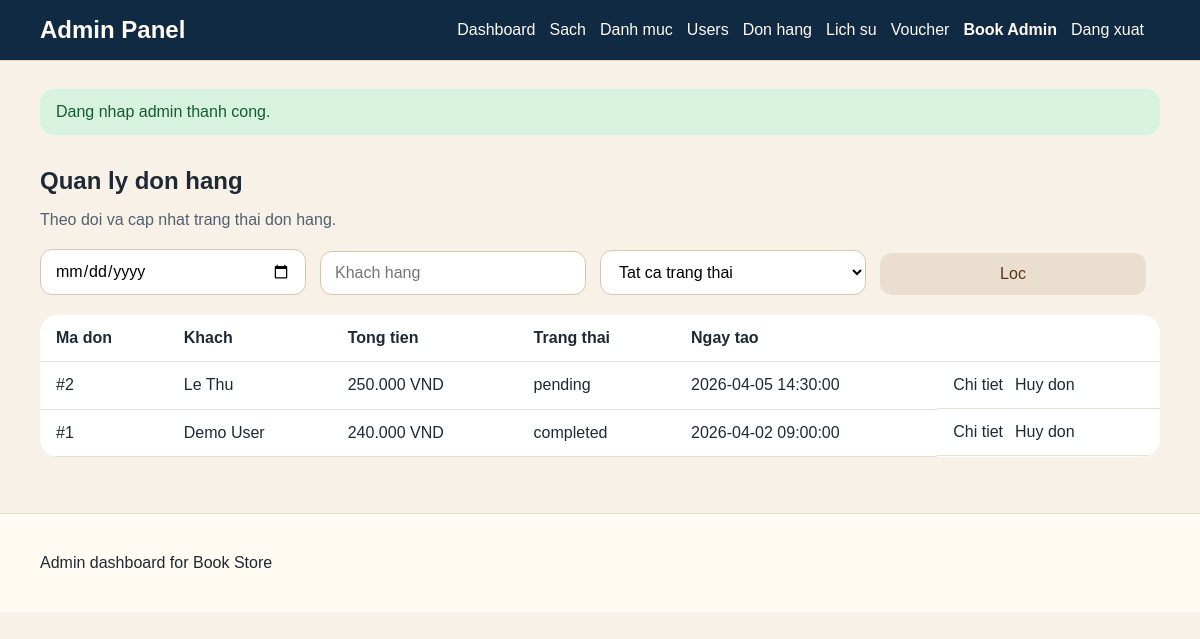
The page /index.php?route=admin-orders (signed in) on the database its author committed.
### tables this page shows
CREATE TABLE IF NOT EXISTS orders (
    id INT AUTO_INCREMENT PRIMARY KEY,
    user_id INT NOT NULL,
    customer_name VARCHAR(120) NOT NULL,
    customer_email VARCHAR(160) NOT NULL,
    customer_phone VARCHAR(30) DEFAULT NULL,
    customer_address TEXT NOT NULL,
    voucher_code VARCHAR(50) DEFAULT NULL,
    discount_amount DECIMAL(10,2) NOT NULL DEFAULT 0,
    total_amount DECIMAL(10,2) NOT NULL,
    status VARCHAR(30) NOT NULL DEFAULT 'pending',
    created_at DATETIME NOT NULL DEFAULT CURRENT_TIMESTAMP,
    CONSTRAINT fk_orders_user FOREIGN KEY (user_id) REFERENCES users(id)
);

### src/core/AdminController.php (called while the page is built, shortened)
<?php
abstract class AdminController extends Controller
{
    protected function renderAdmin(string $view, array $data = []): void
    {
        extract($data, EXTR_SKIP);
        $viewFile = __DIR__ . '/../views/' . $view . '.php';
        require __DIR__ . '/../layouts/admin/header.php';
        require $viewFile;
        require __DIR__ . '/../layouts/admin/footer.php';
    }
}

### src/controllers/AdminOrderController.php (called while the page is built, shortened)
<?php
class AdminOrderController extends AdminController
{
    public function index(): void
    {
        $filters = [
            'status' => $_GET['status'] ?? '',
            'customer' => $_GET['customer'] ?? '',
            'date' => $_GET['date'] ?? '',
        ];
        $this->renderAdmin('admin/orders/index', [
            'pageTitle' => 'Quan ly don hang',
            'orders' => (new Order($this->pdo))->all($filters),
            'filters' => $filters,
        ]);
    }
}

### src/index.php (called while the page is built, shortened)
<?php
require_once __DIR__ . '/config/database.php';
require_once __DIR__ . '/helpers/helpers.php';
require_once __DIR__ . '/core/AdminController.php';
require_once __DIR__ . '/models/Order.php';
require_once __DIR__ . '/controllers/AdminOrderController.php';
$route = $_GET['route'] ?? 'home';
[$controllerClass, $method] = $routes[$route];
$controller = new $controllerClass($pdo);
$controller->$method();

### src/helpers/helpers.php (called while the page is built, shortened)
<?php
function route_url(string $route, array $params = []): string
{
    return '/index.php?' . http_build_query(array_merge(['route' => $route], $params));
}
function e(?string $value): string
{
    return htmlspecialchars((string) $value, ENT_QUOTES, 'UTF-8');
}
function format_price(float $price): string
{
    return number_format($price, 0, ',', '.') . ' VND';
}

### src/models/Order.php (called while the page is built, shortened)
<?php
class Order
{
    public function all(array $filters = []): array
    {
        $conditions = [];
        $params = [];
        $where = $conditions ? ' WHERE ' . implode(' AND ', $conditions) : '';
        $sql = 'SELECT o.*, u.name AS user_name
                FROM orders o
                INNER JOIN users u ON u.id = o.user_id' . $where . ' ORDER BY o.created_at DESC';
        $stmt = $this->pdo->prepare($sql);
        $stmt->execute($params);
        return $stmt->fetchAll();
    }
}

### src/views/admin/orders/index.php (the view, shortened to what this page needs)
<section class="section">
    <div class="section__header"><h1>Quan ly don hang</h1><p>Theo doi va cap nhat trang thai don hang.</p></div>
    <form method="GET" action="/index.php" class="admin-filters">
        <input type="date" name="date" value="<?php echo e($filters['date']); ?>">
        <input type="text" name="customer" value="<?php echo e($filters['customer']); ?>" placeholder="Khach hang">
        <select name="status">
            <option value="">Tat ca trang thai</option>
        </select>
        <button type="submit" class="button button-secondary">Loc</button>
    </form>
    <table>
        <thead><tr><th>Ma don</th><th>Khach</th><th>Tong tien</th><th>Trang thai</th><th>Ngay tao</th><th></th></tr></thead>
        <tbody>
        <?php foreach ($orders as $order): ?>
            <tr>
                <td>#<?php echo (int) $order['id']; ?></td>
                <td><?php echo e($order['customer_name']); ?></td>
                <td><?php echo e(format_price((float) $order['total_amount'])); ?></td>
                <td><?php echo e($order['status']); ?></td>
                <td><?php echo e($order['created_at']); ?></td>
                <td class="table-actions">
                    <a href="<?php echo e(route_url('admin-orders-show', ['id' => (int) $order['id']])); ?>">Chi tiet</a>
                    <a href="<?php echo e(route_url('admin-orders-cancel', ['id' => (int) $order['id']])); ?>" onclick="return confirm('Huy don nay?')">Huy don</a>
                </td>
            </tr>
        <?php endforeach; ?>
        </tbody>
    </table>
</section>

### src/assets/css/style.css (style rules this page uses)
body { margin: 0; font-family: Arial, sans-serif; background: #f7f1e8; color: #1f2933; }
a { color: inherit; text-decoration: none; }
button, input, select, textarea { font: inherit; }
table { width: 100%; border-collapse: collapse; background: #fff; border-radius: 18px; overflow: hidden; }
th, td { padding: 14px 16px; border-bottom: 1px solid #eadfce; text-align: left; vertical-align: top; }
.header-search input, .filter-form input, .filter-form select, .auth-form input, .checkout-form input, .checkout-form textarea, .add-to-cart-form input, .admin-form input, .admin-form textarea, .admin-form select, .admin-filters input, .admin-filters select { width: 100%; padding: 12px 14px; border: 1px solid #d9c6ae; border-radius: 12px; background: #fff; box-sizing: border-box; }
.header-search button, .button { padding: 12px 18px; border: none; border-radius: 12px; cursor: pointer; }
.hero h1, .section__header h1, .section__header h2, .book-detail__content h1, .auth-card h1 { margin: 0 0 12px; }
.section { margin-top: 32px; }
.section__header { margin-bottom: 20px; }
.section__header p, .hero p, .book-card__author, .book-detail__description, .review-card p, .empty-state p, .auth-card p, .notice-box p, .cart-book p { color: #52606d; }
.filter-form, .auth-form, .checkout-form, .add-to-cart-form, .admin-form, .admin-filters { display: grid; gap: 14px; }
.button-secondary { background: #eadfce; color: #5d341b; }
.table-actions { display: flex; gap: 12px; flex-wrap: wrap; }
.admin-filters { grid-template-columns: repeat(4, minmax(0, 1fr)) auto; align-items: end; margin-bottom: 20px; }

### rows shown on the page
orders: id "2", customer_name "Le Thu", total_amount "250.000 VND", status "pending", created_at "2026-04-05 14:30:00"
orders: id "1", customer_name "Demo User", total_amount "240.000 VND", status "completed", created_at "2026-04-02 09:00:00"

### other values the page prints
$admin['name'] "Book Admin"
$message "Dang nhap admin thanh cong."
